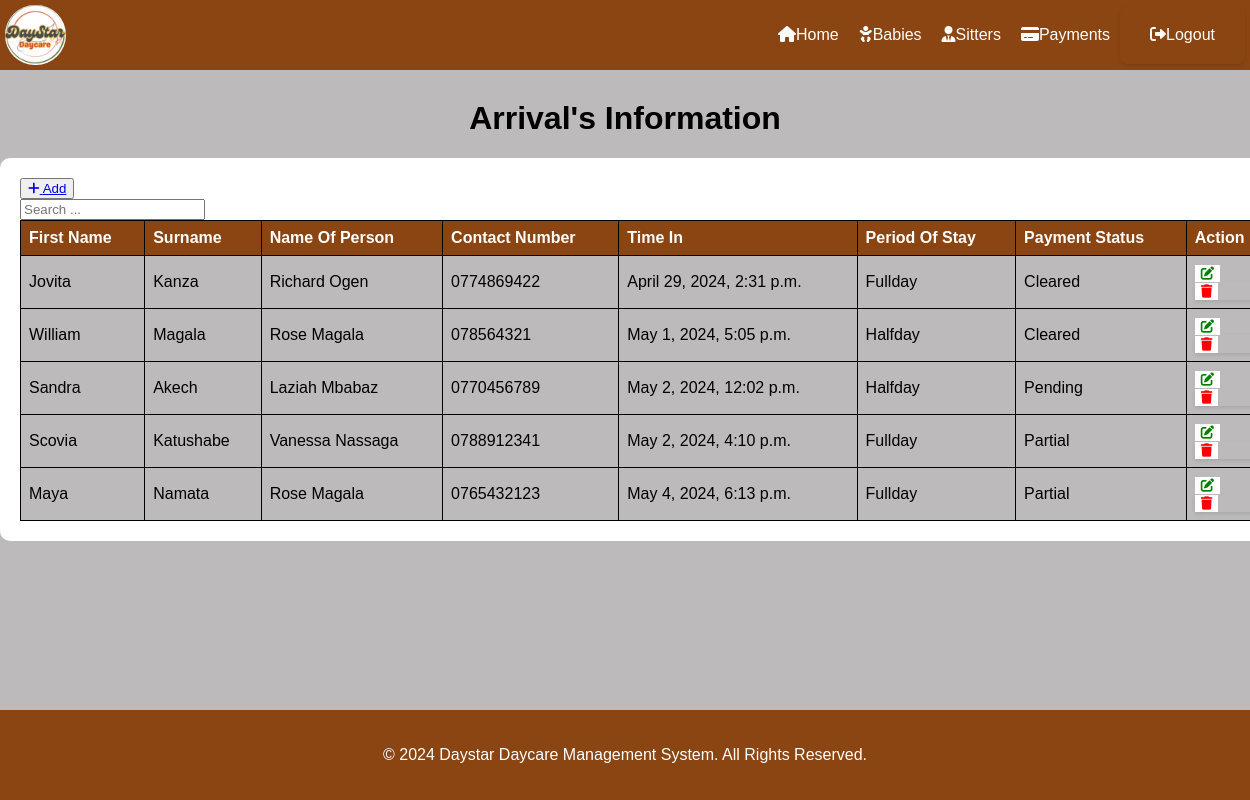
/arrival_list/, run on an earlier commit of the app's database.
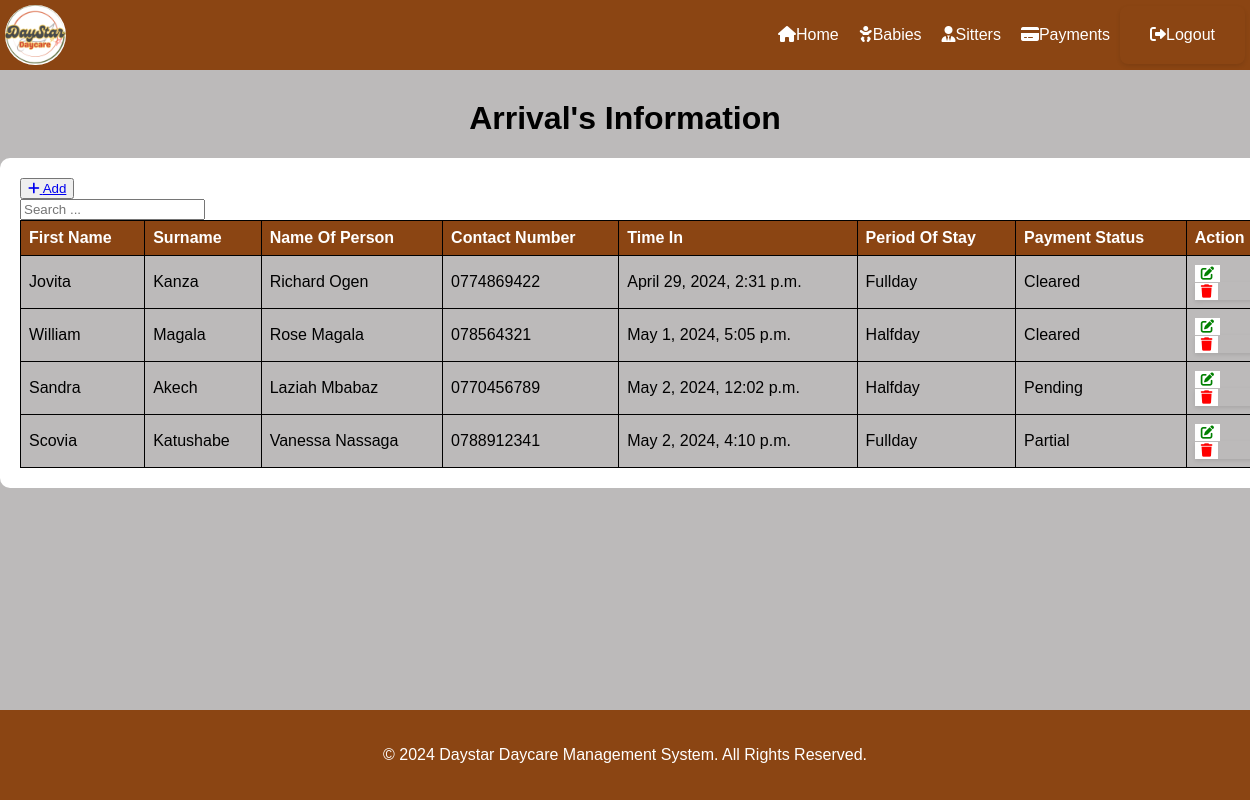
And on a later commit of the database.
### ddms_app/models.py (models this page shows, shortened)
class Arrival(models.Model):
    PERIOD = (
        ('Halfday', 'Halfday'),
        ('Fullday', 'Fullday'),
    )
    STATUS = (
        ('Pending', 'Pending'),
        ('Cleared', 'Cleared'),
        ('Partial', 'Partial'),
    )
    first_name = models.CharField(max_length=50, blank=True,null=True)
    last_name = models.CharField(max_length=50, blank=True, null=True)
    name_person = models.CharField(max_length=50, blank=True, null=True)
    person_contact = models.CharField(max_length=50, blank=True, null=True)
    time_in = models.DateTimeField(auto_now_add = True, blank=True, null=True)
    period_of_stay = models.CharField(max_length=20, blank=True, null=True, choices=PERIOD)
    payment_status = models.CharField(max_length=20, blank=True, null=True, choices=STATUS )

### ddms_app/views.py (the view)
# urls.py: path('arrival_list/', views.arrival_list, name='arrival_list'),
def arrival_list(request):
    records = Arrival.objects.all()
    return render(request, 'arrival_list.html', {'records': records})

### ddms_app/templates/arrival_list.html (shortened to what this page needs)
{% extends  'base.html' %}
{% block content%}
    <h1>Arrival's Information</h1>
    <div class="mt-4 p-5 bg-secondary text-white rounded">
        <table class="table table-striped table-bordered">
            <div class="mb-3">
                <button><a href="{% url 'add_arrival' %}" class="btn btn-success">
                    <i class="fas fa-plus"></i> Add
                </a></button>
                <form class="button" style="  box-shadow: 0px; padding: 0px; border-radius: 0px; margin: 0px; max-width: 200px;" method="GET" action="{% url 'arrivals_list' %}">
                    <input type="text" name="search" class="form-control" placeholder="Search ...">
                </form>
            </div>
            <thead>
                <tr>
                    <th>First Name</th>
                    <th>Surname</th>
                    <th>Name Of Person</th>
                    <th>Contact Number</th>
                    <th>Time In</th>
                    <th>Period Of Stay</th>
                    <th>Payment Status</th>
                    <th>Action</th>
                </tr>
            </thead>
            <tbody>
                {% for arrival in records %}
                <tr>
                    <td>{{ arrival.first_name }}</td>
                    <td>{{ arrival.last_name }}</td>
                    <td>{{ arrival.name_person }}</td>
                    <td>{{ arrival.person_contact }}</td>
                    <td>{{ arrival.time_in }}</td>
                    <td>{{ arrival.period_of_stay }}</td>
                    <td>{{ arrival.payment_status }}</td>
                <td>
                    <button type="submit"><a href="{% url 'edit_arrival' arrival.id %}" class="btn btn-danger"><i class="fas fa-edit"></i></a></button>
                            <form style="  box-shadow: 0px;padding: 0px; border-radius: 0px; margin: 0px;"  action="{% url 'delete_arrival' arrival.id %}" method="post" onsubmit="return confirm('Are you sure you want to delete this record?');">
                                <button   class="btn btn-danger"><i class="fas fa-trash"></i></button>
                            </form>
                        </td>
                    </tr>
                {% endfor %}
            </tbody>
        </table>
    </div>
    {% endblock %}

What changed in the data, as far as the page shows it:
removed Arrival: first_name "Maya", last_name "Namata", name_person "Rose Magala", person_contact "0765432123", time_in "May 4, 2024, 6:13 p.m.", period_of_stay "Fullday", payment_status "Partial"
